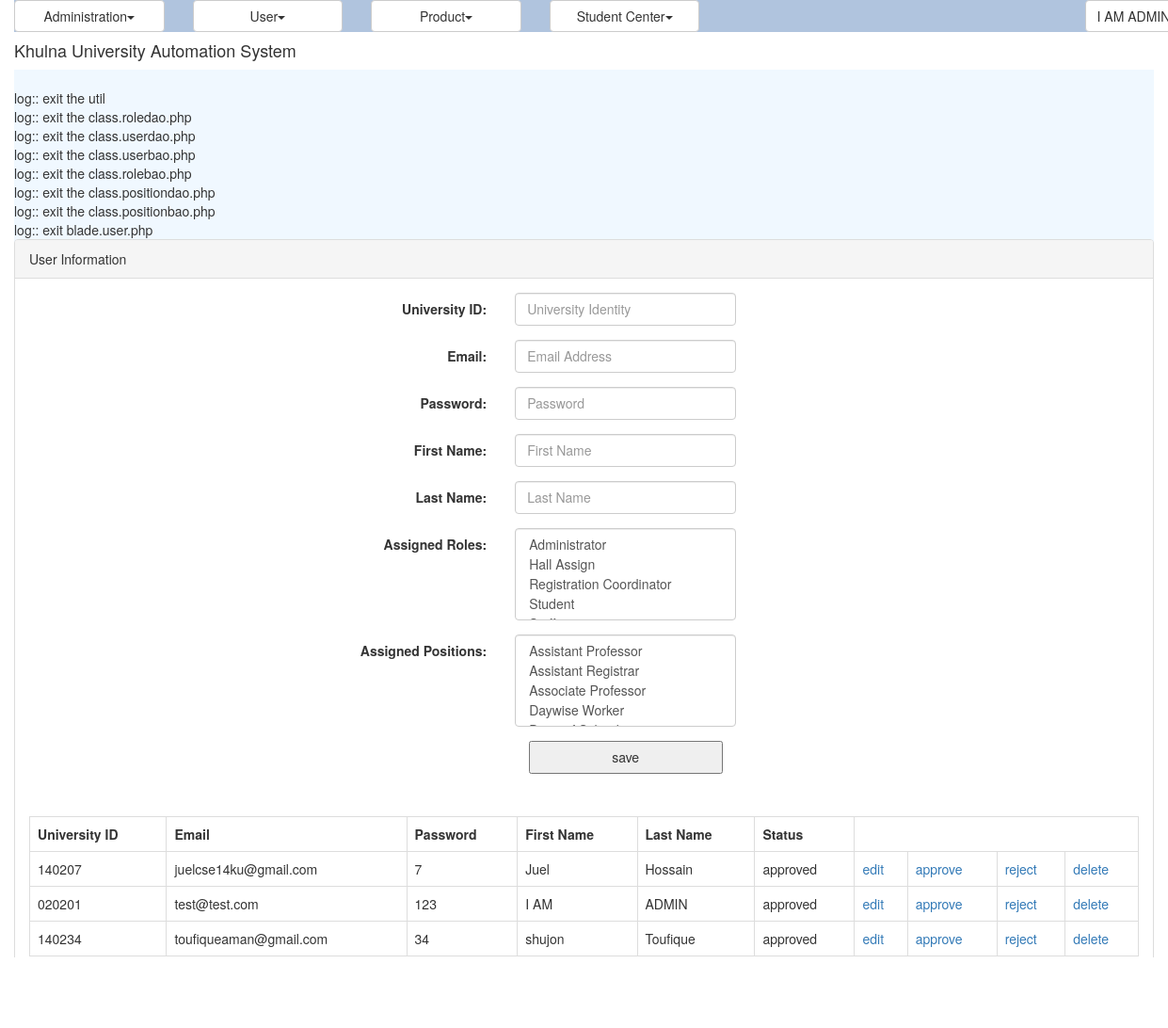
/user.php (signed in), run on the app's committed database.
### tables this page shows
CREATE TABLE `tbl_user` (
  `ID` varchar(40) NOT NULL,
  `UniversityID` varchar(20) NOT NULL,
  `Email` varchar(50) NOT NULL,
  `Password` varchar(20) NOT NULL,
  `FirstName` varchar(50) NOT NULL,
  `LastName` varchar(50) NOT NULL,
  `Status` varchar(20) DEFAULT NULL,
  `IsLogged` smallint(1) DEFAULT NULL,
  `IsArchived` smallint(1) DEFAULT NULL,
  `IsDeleted` smallint(1) DEFAULT NULL
);

### common/class.common.php (called while the page is built, shortened)
<?php
include_once 'class.common.user.php';
class Result{
    private $_IsSuccess=0;
    private $_ResultObject;
    public function setIsSuccess($IsSuccess){
        $this->_IsSuccess = $IsSuccess;
    }
    public function getIsSuccess(){
        return $this->_IsSuccess;
    }
    public function setResultObject($ResultObject){
        $this->_ResultObject = $ResultObject;
    }
    public function getResultObject(){
        return $this->_ResultObject;
    }
}
?>

### common/class.common.user.php (called while the page is built, shortened)
<?php
class User{
    private $_ID;
    private $_UniversityID;
    private $_Email;
    private $_Password;
    private $_FirstName;
    private $_LastName;
    private $_Status;
    public function setID ( $ID ) {
        $this->_ID = $ID;
    }
    public function getID () {
        return $this->_ID;
    }
    public function setUniversityID ( $UniversityID ) {
        $this->_UniversityID = $UniversityID;
    }
    public function getUniversityID () {
        return $this->_UniversityID;
    }
    public function setEmail ( $Email ) {
        $this->_Email = $Email;
    }
    public function getEmail () {
        return $this->_Email;
    }
    public function setPassword ( $Password ) {
        $this->_Password = $Password;
    }
    public function getPassword () {
        return $this->_Password;
    }
    public function setFirstName( $FirstName ) {
        $this->_FirstName = $FirstName;
    }
    public function getFirstName() {
        return $this->_FirstName;
    }
    public function setLastName( $LastName ) {
        $this->_LastName = $LastName;
    }
    public function getLastName() {
        return $this->_LastName;
    }
    public function setStatus( $Status ) {
        $this->_Status = $Status;
    }
    public function getStatus() {
        return $this->_Status;
    }
}
class Role{
    private $_ID;
    public function setID ( $ID ) {
        $this->_ID = $ID;
    }
    public function getID () {
        return $this->_ID;
    }
}
class Position{
    private $_ID;
    public function setID ( $ID ) {
        $this->_ID = $ID;
    }
    public function getID () {
        return $this->_ID;
    }
}
?>

### modules/user/ui/view.user.php (the view, shortened to what this page needs)
<?php
include_once 'blade/view.user.blade.php';
include_once './common/class.common.php';
?>
<div class="panel panel-default">
    <div class="panel-heading">User Information</div>
    <div class="panel-body">
	<div id="form">
		<form method="post" class="form-horizontal">
			<div class="form-group">
              	<label class="control-label col-sm-4" for="txtUniversityID">University ID:</label>
              	<div class="col-sm-6">
              	<input type="text" name="txtUniversityID" class="form-control" placeholder="University Identity" value="<?php
					if(isset($_GET['edit'])) echo $globalUser->getUniversityID();  ?>" />
			  	</div>
			</div>
			<div class="form-group">
              	<label class="control-label col-sm-4" for="txtEmail">Email:</label>
              	<div class="col-sm-6">
			  	<input type="email" name="txtEmail" class="form-control" placeholder="Email Address" value="<?php
					if(isset($_GET['edit'])) echo $globalUser->getEmail();  ?>" required/>
			  	</div>
			</div>
			<div class="form-group">
              	<label class="control-label col-sm-4" for="txtPassword">Password:</label>
              	<div class="col-sm-6">
				<input type="password" name="txtPassword" class="form-control" placeholder="Password" value="<?php
					if(isset($_GET['edit'])) echo $globalUser->getPassword();  ?>" required/>
				</div>
			</div>
			<div class="form-group">
              	<label class="control-label col-sm-4" for="txtFirstName">First Name:</label>
              	<div class="col-sm-6">
				<input type="text" name="txtFirstName" class="form-control" placeholder="First Name" value="<?php
					if(isset($_GET['edit'])) echo $globalUser->getFirstName();  ?>" required/>
				</div>
			</div>
			<div class="form-group">
              	<label class="control-label col-sm-4" for="txtLastName">Last Name:</label>
              	<div class="col-sm-6">
				<input type="text" name="txtLastName" class="form-control" placeholder="Last Name" value="<?php
					if(isset($_GET['edit'])) echo $globalUser->getLastName();  ?>" required/>
				</div>
			</div>
			<div class="form-group">
              	<label class="control-label col-sm-4" for="assignedRoles">Assigned Roles:</label>
              	<div class="col-sm-6">
						    <?php
						    $var = '<select name="assignedRoles[]" class="form-control" id="select-from-roles" multiple>';
							$Result = $_RoleBAO->getAllRoles();
							if($Result->getIsSuccess()){
								$Roles = $Result->getResultObject();
						       for ($i=0; $i < sizeof($Roles); $i++) {
						       		$Role = $Roles[$i];
						    		$var = $var. '<option value="'.$Role->getID().'"';
						          	$var = $var.'>'.$Role->getName().'</option>';
								}
								$var = $var.'</select>';
							}
							echo $var;
							?>
				</div>
			</div>
			<div class="form-group">
              	<label class="control-label col-sm-4" for="assignedPositions">Assigned Positions:
              	</label>
              	<div class="col-sm-6">
						    <?php
						    $var = '<select name="assignedPositions[]" class="form-control" id="select-from-positions" multiple>';
							$Result = $_PositionBAO->getAllPositions();
							if($Result->getIsSuccess()){
								$Positions = $Result->getResultObject();
						       for ($i=0; $i < sizeof($Positions); $i++) {
						       		$Position = $Positions[$i];
						    		$var = $var. '<option value="'.$Position->getID().'"';
						          	$var = $var.'>'.$Position->getName().'</option>';
								}
								$var = $var.'</select>';
							}
							echo $var;
							?>
				</div>
			</div>
	        <div class="form-group">
              <div class="col-sm-offset-2 col-sm-10">
						<?php
						if(isset($_GET['edit']))
						{
							?>
							<button type="submit" value="update" name="update">update</button>
							<?php
						}
						else
						{
							?>
							<button type="submit" value="save" name="save">save</button>
							<?php
						}
						?>
			    </div>
            </div>
		</form>
	</div>
	</div>
	<div class="panel-body">
	<table class="table table-bordered">
	<?php
	$Result = $_UserBAO->getAllUsers();
	if($Result->getIsSuccess()){
		$UserList = $Result->getResultObject();
	?>
		<tr>
			<th>University ID</th>
			<th>Email</th>
			<th>Password</th>
			<th>First Name</th>
			<th>Last Name</th>
			<th>Status</th>
		</tr>
		<?php
		for($i = 0; $i < sizeof($UserList); $i++) {
			$User = $UserList[$i];
			?>
		    <tr>
			    <td><?php echo $User->getUniversityID(); ?></td>
			    <td><?php echo $User->getEmail(); ?></td>
			    <td><?php echo $User->getPassword(); ?></td>
			    <td><?php echo $User->getFirstName(); ?></td>
			    <td><?php echo $User->getLastName(); ?></td>
			    <td><?php echo $User->getStatus(); ?></td>
			    <td>
			    <a href="?edit=<?php echo $User->getID(); ?>" onclick="return confirm('sure to edit !'); " >edit</a>
			    </td>
			    <td>
			    <a href="?approve=<?php echo $User->getID(); ?>" onclick="return confirm('sure to approve !'); " >approve</a>
			    </td>
			    <td>
			    <a href="?reject=<?php echo $User->getID(); ?>" onclick="return confirm('sure to reject !'); " >reject</a>
			    </td>
			    <td>
			    <a href="?del=<?php echo $User->getID(); ?>" onclick="return confirm('sure to delete !'); " >delete</a>
			    </td>
		    </tr>
	    <?php
		}
	}
	else{
		echo $Result->getResultObject();
	}
	?>
	</table>
	</div>
</div>

### resources/css/style.css (style rules this page uses)
#form { width:500px; margin:0px auto; text-align:center; }
#form form input { width:100%; height:35px; }
form button { width:50%; height:35px; }
table,td { border:solid #e9e9e9 1px; }

### data on the page
tbl_user: UniversityID "140207", Email "juelcse14ku@gmail.com", Password "7", FirstName "Juel", LastName "Hossain", Status "approved"
tbl_user: UniversityID "020201", Email "test@test.com", Password "123", FirstName "I AM", LastName "ADMIN", Status "approved"
tbl_user: UniversityID "140234", Email "toufiqueaman@gmail.com", Password "34", FirstName "shujon", LastName "Toufique", Status "approved"

### other printed values
$globalMenu[$i]->getTitle() "Administration User Product Student Center"
$CurrentUser->getFirstName() "I AM"
